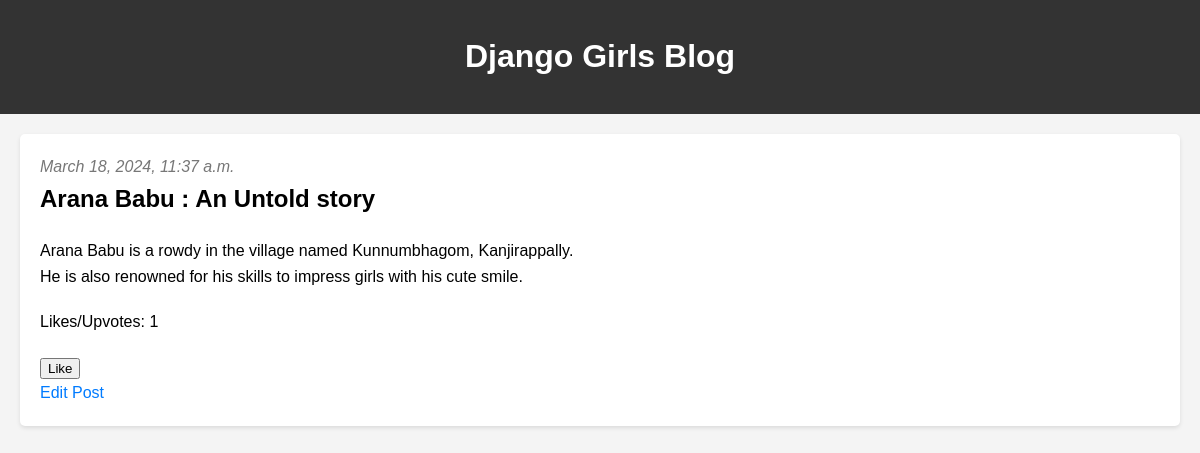
Screenshot of /post/3/ with the database file from the repository.
### blog/models.py (models this page shows, shortened)
class Post(models.Model):
    author = models.ForeignKey(settings.AUTH_USER_MODEL, on_delete=models.CASCADE)
    title = models.CharField(max_length=200)
    text = models.TextField()
    created_date = models.DateTimeField(default=timezone.now)
    published_date = models.DateTimeField(blank=True, null=True)
    likes = models.ManyToManyField(settings.AUTH_USER_MODEL, related_name='post_likes', blank=True)
    def like_count(self):
        return self.likes.count()

### blog/views.py (the view)
# urls.py: path('post/<int:pk>/', views.post_detail, name='post_detail'),
def post_detail(request, pk):
    post = get_object_or_404(Post, pk=pk)
    return render(request, 'blog/post_detail.html', {'post': post})

### blog/templates/blog/post_detail.html (shortened to what this page needs)
{% extends 'blog/base.html' %}
{% block content %}
    <article class="post">
        {% if post.published_date %}
            <time class="date">
                {{ post.published_date }}
            </time>
        {% endif %}
        <h2>{{ post.title }}</h2>
        <p>{{ post.text|linebreaksbr }}</p>
        <p>Likes/Upvotes: {{ post.like_count }}</p>
            <form action="{% url 'like_post' pk=post.pk %}" method="POST">
                <button type="submit">{% if user in post.likes.all %}Liked{% else %}Like{% endif %}</button>
            </form>
        <a href="{% url 'post_edit' pk=post.pk %}" class="btn btn-primary">Edit Post</a>
    </article>
{% endblock %}

### blog/templates/blog/base.html (style rules this page uses)
body { font-family: Arial, sans-serif; line-height: 1.6; margin: 0; padding: 0; background-color: #f4f4f4; }
article { background-color: #fff; margin: 20px; padding: 20px; border-radius: 5px; box-shadow: 0 2px 4px rgba(0, 0, 0, 0.1); }
article time { font-style: italic; color: #777; }
article h2 { margin-top: 0; }
article p { margin-bottom: 20px; }
a { color: #007bff; text-decoration: none; }

### rows the page displays
Post: published_date "March 18, 2024, 11:37 a.m.", title "Arana Babu : An Untold story", text "Arana Babu is a rowdy in the village named Kunnumbhagom, Kanjirappally. He is also renowned for his skills to impress girls with his cute smile.", like_count "1"
